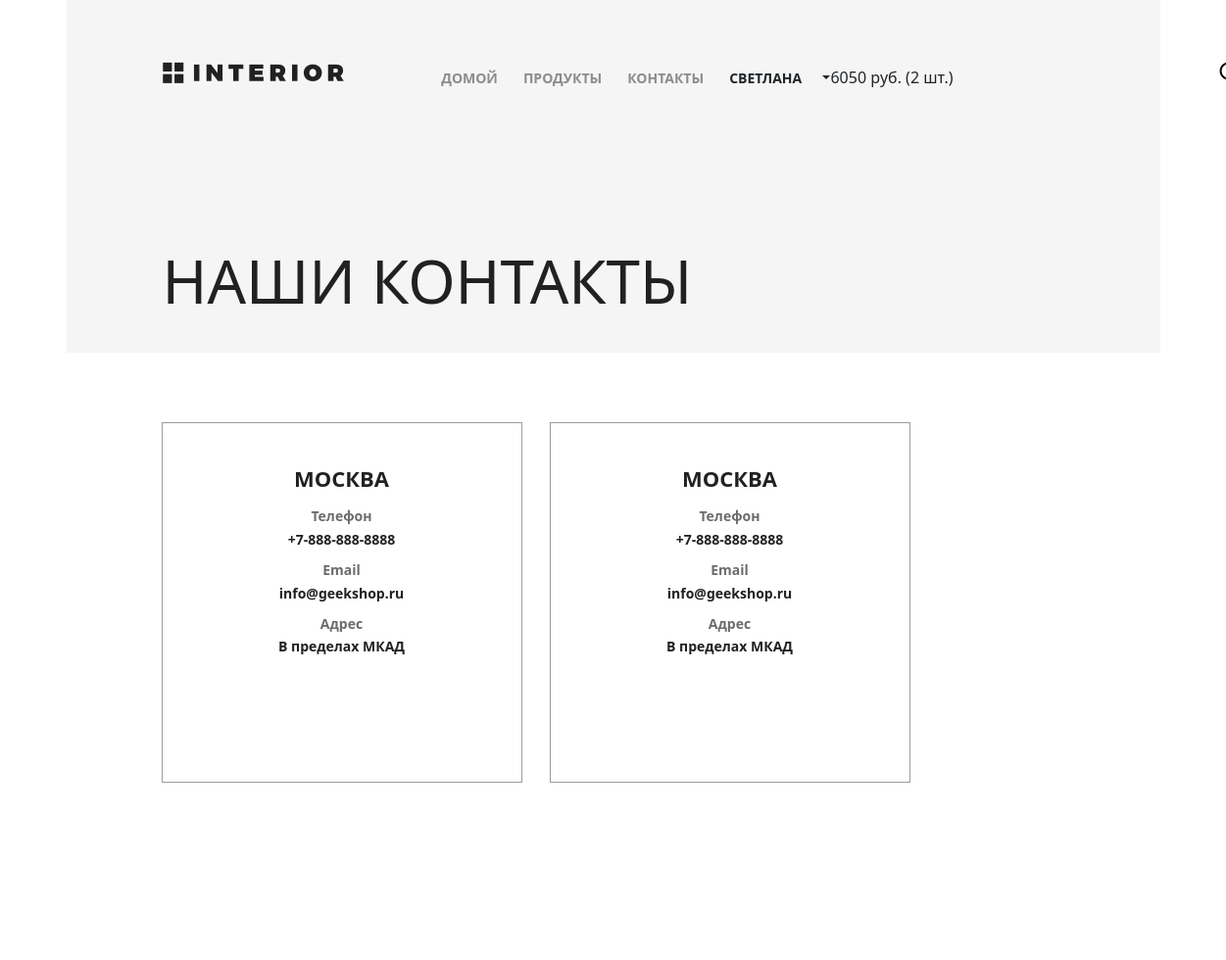
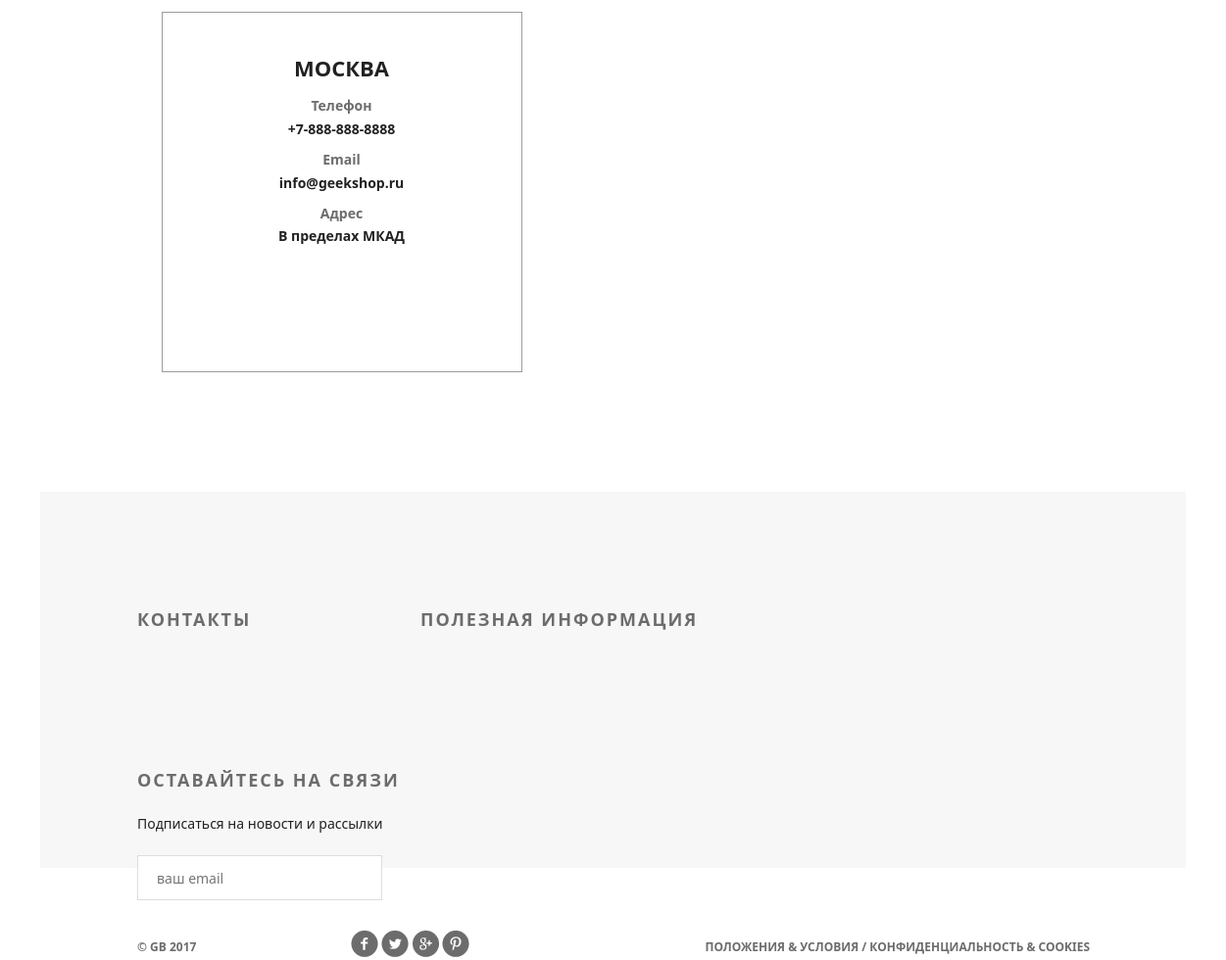
The app's page /contacts/ (signed in) with its own data (2 pictures, top to bottom).
### authapp/models.py (models this page shows, shortened)
class ShopUser(AbstractUser):
    avatar = models.ImageField(upload_to='users_avatars', blank=True)
    age = models.PositiveIntegerField(verbose_name='возраст', default=18)
    activation_key = models.CharField(max_length=128, blank=True)
    activation_key_expires = models.DateTimeField(default=(now() + timedelta(hours=48)))

### basketapp/models.py (models this page shows, shortened)
class Basket(models.Model):
    objects = BasketQuerySet.as_manager()
    user = models.ForeignKey(
        settings.AUTH_USER_MODEL,
        on_delete=models.CASCADE,
        related_name='basket',
    )
    product = models.ForeignKey(
        Product,
        on_delete=models.CASCADE
    )
    quantity = models.PositiveIntegerField(verbose_name='количество', default=0)
    add_datetime = models.DateTimeField(verbose_name='время', auto_now_add=True)
    @property
    def product_cost(self):
        return self.product.price * self.quantity
    @property
    def total_quantity(self):
        _items = Basket.objects.filter(user=self.user)
        _totalquantity = sum(list(map(lambda x: x.quantity, _items)))
        return _totalquantity
    @property
    def total_cost(self):
        _items = Basket.objects.filter(user=self.user)
        _totalcost = sum(list(map(lambda x: x.product_cost, _items)))
        return _totalcost

### mainapp/models.py (models this page shows, shortened)
class Product(models.Model):
    category = models.ForeignKey(
        ProductCategory,
        on_delete=models.CASCADE
    )
    name = models.CharField(
        verbose_name='имя продукт',
        max_length=128
    )
    image = models.ImageField(
        upload_to='products_images',
        blank=True
    )
    short_desc = models.CharField(
        verbose_name='краткое описание',
        max_length=60,
        blank=True
    )
    description = models.TextField(
        verbose_name='описание',
        blank=True
    )
    price = models.DecimalField(
        verbose_name='цена',
        max_digits=8,
        decimal_places=2,
        default=0
    )
    quantity = models.PositiveIntegerField(
        verbose_name='количество на складе',
        default=0
    )
    is_active = models.BooleanField(
        verbose_name='активна',
        default=True
    )

### geekshop/views.py (the view)
# urls.py: path('contacts/', contacts, name='contacts'),
def contacts(request):
    context = {
        'title': 'контакты',
    }
    return render(request, 'geekshop/contact.html', context)

### mainapp/context_processors.py (called while the page is built)
def basket(request):
    print(f'context processor basket works')
    basket =[]
    if request.user.is_authenticated:
       basket = Basket.objects.filter(user=request.user)
    return {
        'basket': basket,
    }

### geekshop/templates/geekshop/contact.html (shortened to what this page needs)
{% extends 'geekshop/base.html'%}
{% load static %}
{% block content %}
    <div class="hero">
    {% include 'geekshop/includes/header.html' %}
    <h1>наши контакты</h1>
</div>
    <div class="location">
    <div class="location-1">
        <h4>Москва</h4>
        <div class="contacts">
            <h5>Телефон</h5>
            <p>+7-888-888-8888</p>
        </div>
        <div class="contacts">
            <h5>Email</h5>
            <p>info@geekshop.ru</p>
        </div>
        <div class="contacts">
            <h5>Адрес</h5>
            <p>В пределах МКАД</p>
        </div>
    </div>
    <div class="location-1">
        <h4>Москва</h4>
        <div class="contacts">
            <h5>Телефон</h5>
            <p>+7-888-888-8888</p>
        </div>
        <div class="contacts">
            <h5>Email</h5>
            <p>info@geekshop.ru</p>
        </div>
        <div class="contacts">
            <h5>Адрес</h5>
            <p>В пределах МКАД</p>
        </div>
    </div>
    <div class="location-1">
        <h4>Москва</h4>
        <div class="contacts">
            <h5>Телефон</h5>
            <p>+7-888-888-8888</p>
        </div>
        <div class="contacts">
            <h5>Email</h5>
            <p>info@geekshop.ru</p>
        </div>
        <div class="contacts">
            <h5>Адрес</h5>
            <p>В пределах МКАД</p>
        </div>
    </div>
</div>
{% endblock %}

### geekshop/templates/geekshop/includes/header.html (shortened to what this page needs)
<div class="header clearfix">
    <a href="{% url 'index' %}" class="logo"></a>
    <ul class="menu">
        <li><a href="{% url 'index' %}" class="{% if request == '/' %}active{% endif %}">домой</a></li>
        <li><a href="{% url 'products:index' %}">продукты</a></li>
        <li><a href="{% url 'contacts' %}">контакты</a></li>
        {% if user.is_authenticated %}
            <li class="dropdown-toggle" id="dropdownMenuButton1" data-bs-toggle="dropdown" aria-expanded="false">
                <a>{{ user.first_name|default:'Пользователь' }}</a>
            </li>
            {% if basket %}
                <span>
                    {{ basket.0.total_cost|floatformat:0 }} руб.
                    ({{ basket.0.total_quantity }} шт.)
                </span>
            {% endif %}
        {% endif %}
    </ul>
    <a href="#" class="search"></a>
</div>

### geekshop/static/geekshop/style.css (style rules this page uses)
* { margin: 0; padding: 0; }
body { font-family: 'Montserrat', sans-serif; }
html, body { height: 100%; }
.logo { background-image: url(img/logo.png); margin-top: 63px; width: 185px; height: 22px; float: left; }
.menu { list-style-type: none; margin-top: 67px; float: right; }
.menu li { float: left; }
.menu a { color: #8c8c8c; font-size: 14px; font-weight: 700; text-align: right; text-transform: uppercase; text-decoration: none; padding: 10px 13px; }
.search { display: block; width: 23px; height: 23px; background-image: url(img/search.png); position: absolute; top: 63px; left: 1176px; }
.clearfix:after { content: ""; display: block; clear: both; }
.hero { background-color: #f5f5f5; height: 360px; padding-left: 98px; padding-right: 211px; position: relative; }
.hero h1 { color: #212121; font-size: 62px; font-weight: 100; text-align: left; margin-top: 142px; text-transform: uppercase; }
.location { padding: 0px 97px; }
.location-1 { height: 368px; width: 368px; border: 1px solid #9c9c9c; margin: 71px 28px 122px 0px; float: left; }
.location-1:last-child { margin: 71px 0px 122px 0px; }
.location h4 { margin: 23px auto 23px; text-transform: uppercase; text-align: center; color: #212121; font-size: 22px; font-weight: 700; line-height: 16px; }
.contacts { text-align: center; margin-bottom: 15px; line-height: 14px; color: #212121; font-size: 14px; font-weight: 700; }
.contacts h5 { color: #6c6c6c; font-size: 14px; font-weight: 700; }

### records on screen
ShopUser: first_name "СВЕТЛАНА"
Basket: user+product+quantity "6050", user+quantity "2"
